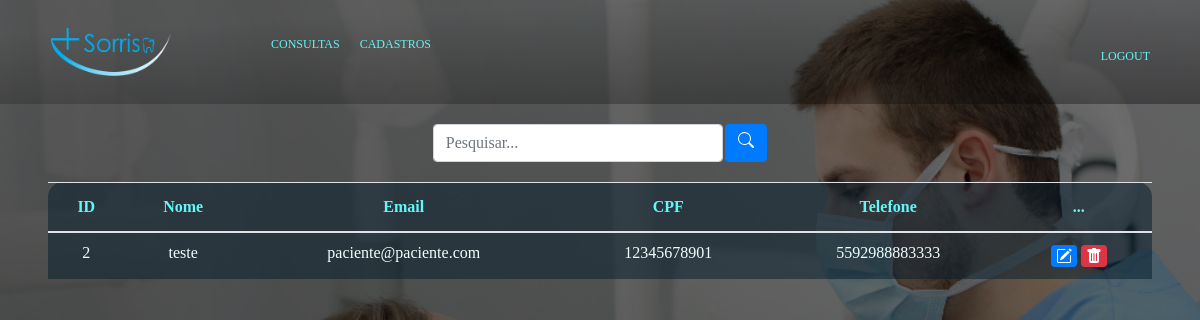
/portal/admin/cadastros.php, run on an earlier commit of the app's database.
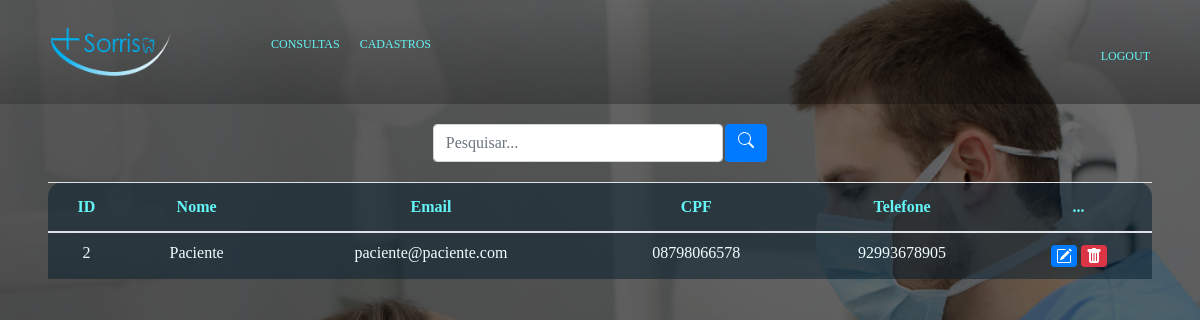
And on a later commit of the database.
### tables this page shows
CREATE TABLE IF NOT EXISTS `paciente` (
  `id_paciente` int(11) NOT NULL AUTO_INCREMENT,
  `codigo_login` int(11) NOT NULL,
  `nome_paciente` char(45) NOT NULL,
  `cpf` bigint(11) UNSIGNED ZEROFILL NOT NULL,
  `telefone` bigint(11) NOT NULL,
  PRIMARY KEY (`id_paciente`),
  UNIQUE KEY `UQ_paciente_telefone` (`telefone`),
  UNIQUE KEY `cpf` (`cpf`),
  KEY `fk_paciente_login` (`codigo_login`)
);

### portal/admin/cadastros.php (the view, shortened to what this page needs)
<?php session_start();
include('../conexao.php');
if(!empty($_GET['search'])) {
	$data = $_GET['search'];
	$sql = "SELECT paciente.*, login.email
	FROM paciente
	JOIN login ON paciente.id_paciente = login.codigo_login
	WHERE id_paciente LIKE '%$data%' or nome_paciente LIKE '%$data%' or email LIKE '%$data%' or cpf LIKE '%$data%' or telefone LIKE '%$data%' ORDER BY id_paciente DESC";
} else {
	$sql = "SELECT paciente.*, login.email
	FROM paciente
	JOIN login ON paciente.id_paciente = login.codigo_login
	ORDER BY paciente.id_paciente DESC;";
}
$result = $mysqli->query($sql);
?>
<!DOCTYPE html>
<html lang="pt-br">
<head>
	<link rel="stylesheet" href="https://cdn.jsdelivr.net/npm/bootstrap@4.0.0/dist/css/bootstrap.min.css">
	<link rel="stylesheet" type="text/css" href="../css/estilo.css">
</head>
<body>
	<header>
		<div id="conteudo_principal">
			<nav class="menus">
				<img src="../img/sorriso.png">
				<ul class="lista-de-itens">
				<li><a href="admin.php">Consultas</a></li>
				<li><a href="cadastros.php">Cadastros</a></li>
			</nav>
			<nav>
				<div class="right-items">
					<ul class="itens-da-direita">
					<li><a href="../Logout.php">Logout</a></li>
				</div>
			</nav>
		</div>
 </header>
</body>
<div class="box-search">
	<input type="search" class="form-control w-25" placeholder="Pesquisar..." id="pesquisar">
	<button onclick="searchData()" class="btn btn-primary">
	</button>
</div>
<div class="mx-5">
	<table class="table text-white table-bg">
		<thead>
			<tr>
				<th scope="col">ID</th>
				<th scope="col">Nome</th>
				<th scope="col">Email</th>
				<th scope="col">CPF</th>
				<th scope="col">Telefone</th>
				<th scope="col">...</th>
			</tr>
		</thead>
		<tbody class="tbod">
			<?php
				while($user_data = mysqli_fetch_assoc($result))
				{
					echo "<tr>";
					echo "<td>" .$user_data['id_paciente']."</td>";
					echo "<td>" .substr($user_data['nome_paciente'], 0, 10);
					echo "<td>" .$user_data['email']."</td>";
					echo "<td>" .$user_data['cpf']."</td>";
					echo "<td>" .$user_data['telefone']."</td>";
					echo "<td>
						<a class='btn btn-sm btn-primary' href='editcd.php?id=$user_data[id_paciente]'>
							<svg xmlns='http://www.w3.org/2000/svg' width='16' height='16' fill='currentColor' class='bi bi-pencil-square' viewBox='0 0 16 16'>
  								<path d='M15.502 1.94a.5.5 0 0 1 0 .706L14.459 3.69l-2-2L13.502.646a.5.5 0 0 1 .707 0l1.293 1.293zm-1.75 2.456-2-2L4.939 9.21a.5.5 0 0 0-.121.196l-.805 2.414a.25.25 0 0 0 .316.316l2.414-.805a.5.5 0 0 0 .196-.12l6.813-6.814z'/>
  									<path fill-rule='evenodd' d='M1 13.5A1.5 1.5 0 0 0 2.5 15h11a1.5 1.5 0 0 0 1.5-1.5v-6a.5.5 0 0 0-1 0v6a.5.5 0 0 1-.5.5h-11a.5.5 0 0 1-.5-.5v-11a.5.5 0 0 1 .5-.5H9a.5.5 0 0 0 0-1H2.5A1.5 1.5 0 0 0 1 2.5v11z'/>
							</svg>
						</a>
						<a class='btn btn-sm btn-danger' href='javascript:void(0);' onclick='confirmDelete($user_data[id_paciente])'>
							<svg xmlns='http://www.w3.org/2000/svg' width='16' height='16' fill='currentColor' class='bi bi-trash-fill' viewBox='0 0 16 16'>
  								<path d='M2.5 1a1 1 0 0 0-1 1v1a1 1 0 0 0 1 1H3v9a2 2 0 0 0 2 2h6a2 2 0 0 0 2-2V4h.5a1 1 0 0 0 1-1V2a1 1 0 0 0-1-1H10a1 1 0 0 0-1-1H7a1 1 0 0 0-1 1H2.5zm3 4a.5.5 0 0 1 .5.5v7a.5.5 0 0 1-1 0v-7a.5.5 0 0 1 .5-.5zM8 5a.5.5 0 0 1 .5.5v7a.5.5 0 0 1-1 0v-7A.5.5 0 0 1 8 5zm3 .5v7a.5.5 0 0 1-1 0v-7a.5.5 0 0 1 1 0z'/>
							</svg>
						</a>
					</td>";
					echo "</tr>";
				}
				?>
		</tbody>
	</table>
 </div>
</html>

What changed in the data, as far as the page shows it:
changed paciente "paciente@paciente.com": nome_paciente "teste" → "Paciente"; cpf "12345678901" → "08798066578"; telefone "5592988883333" → "92993678905"
